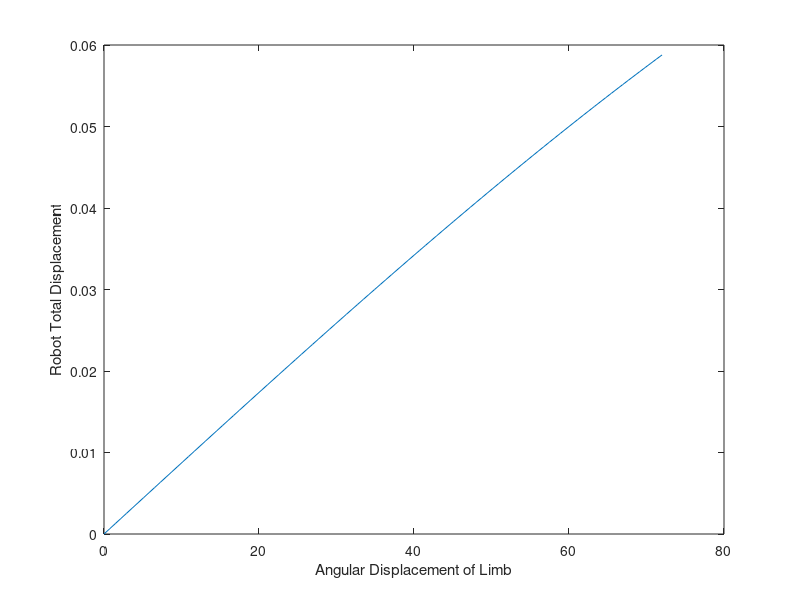
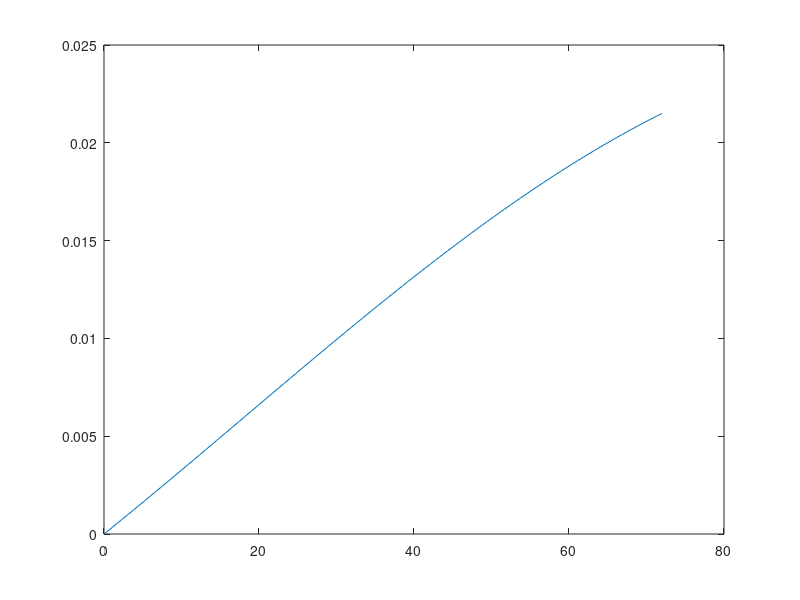

Recreate these plots in MATLAB, in order.
theta = linspace(0,72);
d = 0.05*sqrt(2*(1-cosd(theta)));
v = d.*cosd(72-(180-theta)/2);
plot(theta,d)
xlabel("Angular Displacement of Limb")
ylabel("Robot Total Displacement")
figure
%plot(theta,v)
xlabel("Angular Displacement of Limb")
ylabel("Robot Forward Displacement")

plot(theta, v/2.6)
theta = 30;
v_calc = (0.05*sqrt(2*(1-cosd(theta))).*cosd(72-(180-theta)/2))/2.6
